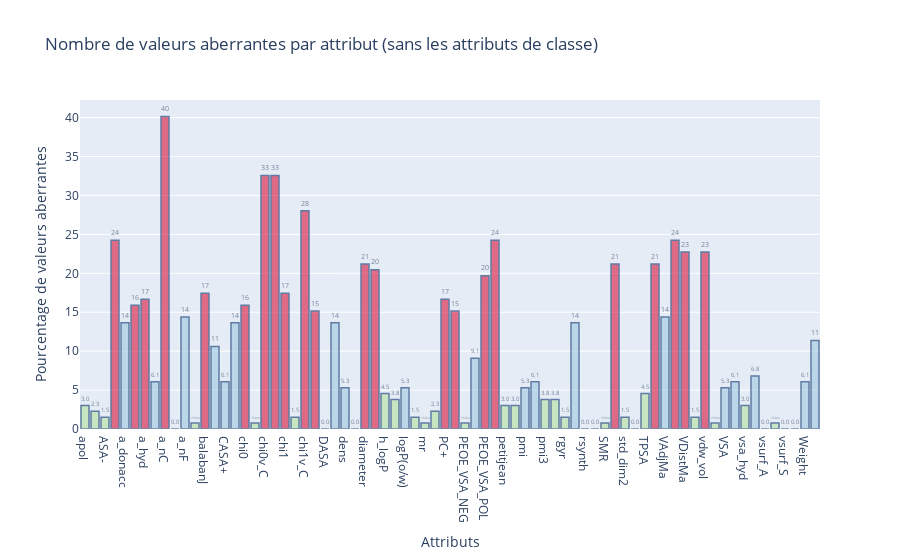

Notebook source saved alongside this figure:
### Code cell
fig = go.Figure([go.Bar(x=list(data_no_class.columns), y=rate_of_outliers,text=rate_of_outliers, marker_color=colors_rate_outliers)])
fig.update_traces(marker_line_color='rgb(8,48,107)',
                  marker_line_width=1.5, opacity=0.6,texttemplate='%{text:.2s}', textposition='outside')
fig.update_layout(yaxis=dict(title='Pourcentage de valeurs aberrantes'),
                  xaxis=dict(title="Attributs"),title_text='Nombre de valeurs aberrantes par attribut (sans les attributs de classe)')
fig.show()

### Figure 1 — Plotly figure (JSON) as saved in the notebook; plotly's stock layout.template omitted (floating-point values rounded to 4 significant figures)
{"data": [{"marker": {"color": ["#B6E2A1", "#B6E2A1", "#B6E2A1", "crimson", "rgb(158,202,225)", "crimson", "crimson", "rgb(158,202,225)", "crimson", "#B6E2A1", "rgb(158,202,225)", "#B6E2A1", "crimson", "rgb(158,202,225)", "rgb(158,202,225)", "rgb(158,202,225)", "crimson", "#B6E2A1", "crimson", "crimson", "crimson", "#B6E2A1", "crimson", "crimson", "#B6E2A1", "rgb(158,202,225)", "rgb(158,202,225)", "#B6E2A1", "crimson", "crimson", "#B6E2A1", "#B6E2A1", "rgb(158,202,225)", "#B6E2A1", "#B6E2A1", "#B6E2A1", "crimson", "crimson", "#B6E2A1", "rgb(158,202,225)", "crimson", "crimson", "#B6E2A1", "#B6E2A1", "rgb(158,202,225)", "rgb(158,202,225)", "#B6E2A1", "#B6E2A1", "#B6E2A1", "rgb(158,202,225)", "#B6E2A1", "#B6E2A1", "#B6E2A1", "crimson", "#B6E2A1", "#B6E2A1", "#B6E2A1", "crimson", "rgb(158,202,225)", "crimson", "crimson", "#B6E2A1", "crimson", "#B6E2A1", "rgb(158,202,225)", "rgb(158,202,225)", "#B6E2A1", "rgb(158,202,225)", "#B6E2A1", "#B6E2A1", "#B6E2A1", "#B6E2A1", "rgb(158,202,225)", "rgb(158,202,225)"], "line": {"color": "rgb(8,48,107)", "width": 1.5}}, "opacity": 0.6, "text": ["3.0303030303030303", "2.272727272727273", "1.5151515151515151", "24.242424242424242", "13.636363636363635", "15.909090909090908", "16.666666666666664", "6.0606060606060606", "40.15151515151515", "0.0", "14.393939393939394", "0.7575757575757576", "17.424242424242426", "10.606060606060606", "6.0606060606060606", "13.636363636363635", "15.909090909090908", "0.7575757575757576", "32.57575757575758", "32.57575757575758", "17.424242424242426", "1.5151515151515151", "28.030303030303028", "15.151515151515152", "0.0", "13.636363636363635", "5.303030303030303", "0.0", "21.21212121212121", "20.454545454545457", "4.545454545454546", "3.787878787878788", "5.303030303030303", "1.5151515151515151", "0.7575757575757576", "2.272727272727273", "16.666666666666664", "15.151515151515152", "0.7575757575757576", "9.090909090909092", "19.696969696969695", "24.242424242424242", "3.0303030303030303", "3.0303030303030303", "5.303030303030303", "6.0606060606060606", "3.787878787878788", "3.787878787878788", "1.5151515151515151", "13.636363636363635", "0.0", "0.0", "0.7575757575757576", "21.21212121212121", "1.5151515151515151", "0.0", "4.545454545454546", "21.21212121212121", "14.393939393939394", "24.242424242424242", "22.727272727272727", "1.5151515151515151", "22.727272727272727", "0.7575757575757576", "5.303030303030303", "6.0606060606060606", "3.0303030303030303", "6.8181818181818175", "0.0", "0.7575757575757576", "0.0", "0.0", "6.0606060606060606", "11.363636363636363"], "textposition": "outside", "texttemplate": "%{text:.2s}", "type": "bar", "x": ["apol", "ASA+", "ASA-", "a_count", "a_donacc", "a_heavy", "a_hyd", "a_IC", "a_nC", "a_nCl", "a_nF", "a_nH", "balabanJ", "bpol", "CASA+", "CASA-", "chi0", "chi0v", "chi0v_C", "chi0_C", "chi1", "chi1v", "chi1v_C", "chi1_C", "DASA", "DCASA", "dens", "density", "diameter", "dipole", "h_logP", "h_logS", "logP(o/w)", "logS", "mr", "npr2", "PC+", "PC-", "PEOE_VSA_NEG", "PEOE_VSA_PNEG", "PEOE_VSA_POL", "PEOE_VSA_PPOS", "petitjean", "petitjeanSC", "pmi", "pmi2", "pmi3", "radius", "rgyr", "RPC-", "rsynth", "SlogP", "SMR", "std_dim1", "std_dim2", "std_dim3", "TPSA", "VAdjEq", "VAdjMa", "VDistEq", "VDistMa", "vdw_area", "vdw_vol", "vol", "VSA", "vsa_acc", "vsa_hyd", "vsa_pol", "vsurf_A", "vsurf_R", "vsurf_S", "vsurf_V", "Weight", "zagreb"], "y": [3.03, 2.273, 1.515, 24.24, 13.64, 15.91, 16.67, 6.061, 40.15, 0, 14.39, 0.7576, 17.42, 10.61, 6.061, 13.64, 15.91, 0.7576, 32.58, 32.58, 17.42, 1.515, 28.03, 15.15, 0, 13.64, 5.303, 0, 21.21, 20.45, 4.545, 3.788, 5.303, 1.515, 0.7576, 2.273, 16.67, 15.15, 0.7576, 9.091, 19.7, 24.24, 3.03, 3.03, 5.303, 6.061, 3.788, 3.788, 1.515, 13.64, 0, 0, 0.7576, 21.21, 1.515, 0, 4.545, 21.21, 14.39, 24.24, 22.73, 1.515, 22.73, 0.7576, 5.303, 6.061, 3.03, 6.818, 0, 0.7576, 0, 0, 6.061, 11.36]}], "layout": {"title": {"text": "Nombre de valeurs aberrantes par attribut (sans les attributs de classe)"}, "xaxis": {"title": {"text": "Attributs"}}, "yaxis": {"title": {"text": "Pourcentage de valeurs aberrantes"}}}}
